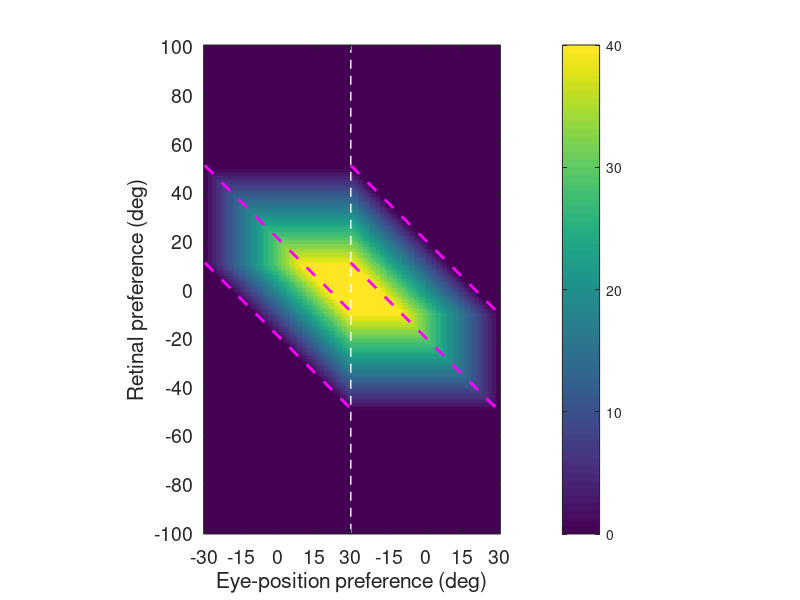

MATLAB code for this plot:
    
function overlapfigure_sigmodal_region()

    r_0 = 0.5;
    E = 60;
    R = 200;

    e_prefs = -E/2:1:E/2;
    r_prefs = R/2:-1:-R/2;
    [eye_prefs ret_prefs] = meshgrid(e_prefs,r_prefs);
  
    gain_magnitude = 0.0625;
    
    % Reference neuron
    ref_upper = 20;
    ref_lower = -20;
    
    ref_gain_sign = -1;
    ref_alpha = 0;
    ref_beta = 0; % -E/2, -E/4 , 0 ,  E/4,  E/2

    overlap_pos = getRange(1);
    overlap_neg = getRange(-1);
    overlap = [overlap_pos overlap_neg];

    % Figure
    figure;
    imagesc(overlap);
    hold on;
    colorbar;
    %caxis([0 60]);
    
    % add cell identifier
    x = 1 + E*(ref_gain_sign<0) + (E/2 + ref_beta);
    y = 1 + R/2 - ref_alpha;
    
    
    % positive gain
    plot([1 (E+1)],[(R/2 + (ref_upper-E/2))  (R/2 + (ref_upper+E/2))],'--m','LineWidth',2); % upper constraint
    plot([1 (E+1)],[(R/2 + (ref_lower-E/2))  (R/2 + (ref_lower+E/2))],'--m','LineWidth',2); % lower constraint
    
    % negative gain
    plot([(E+1) (2*E+1)],[(R/2 + (ref_upper-E/2))  (R/2 + (ref_upper+E/2))],'--m','LineWidth',2); % upper constraint
    plot([(E+1) (2*E+1)],[(R/2 + (ref_lower-E/2))  (R/2 + (ref_lower+E/2))],'--m','LineWidth',2); % lower constraint
    
    dim = fliplr(size(overlap));
    pbaspect([dim 1]);
    [height,width] = size(overlap);
    

        %% Make pretty 
        % Add marker line
        plot([width/2 width/2],[height 1],'--w','LineWidth',1);
        
        hYLabel = ylabel('Retinal preference (deg)'); % : \alpha_{i}
        hXLabel = xlabel('Eye-position preference (deg)'); % : \beta_{i}

        % Fix axes ticks
        wTicks = 1:(width/2);
        wdist = 15;
        wTicks = wTicks(1:wdist:end);
        wLabels = e_prefs(1:wdist:end);
        wCellLabels = cell(1,length(wLabels));
        for t=1:length(wLabels),
          wCellLabels{t} = num2str(wLabels(t));
        end
         
        % ticks and labels
        for t=2:length(wTicks),
          wCellLabels{length(wCellLabels)+1} = num2str(wLabels(t));
        end

        set(gca,'XTick',[wTicks (width/2 + wTicks(2:end))]);
        set(gca,'XTickLabel',wCellLabels);

        % Height
        hTicks = 1:height;
        hdist = 20;
        hTicks = hTicks(1:hdist:end);
        hLabels = r_prefs(1:hdist:end);
        hCellLabels = cell(1,length(hLabels));
        for l=1:length(hLabels),
          hCellLabels{l} = [num2str(hLabels(l)) ];
        end

        set(gca,'YTick',hTicks);
        set(gca,'YTickLabel',hCellLabels);

        % Change font size
        set([hYLabel hXLabel], 'FontSize', 16);
        set(gca, 'FontSize', 14);

    function overlap = getRange(gain_sign)

        if(gain_sign > 0),
            
            h_lower = ret_prefs - E/2;
            h_higher = ret_prefs + eye_prefs + (1/(2*gain_magnitude))*log((1/r_0) - 1);
        else

            h_lower = ret_prefs + eye_prefs + (1/(-2*gain_magnitude))*log((1/r_0) - 1);
            h_higher = ret_prefs + E/2;            
        end

        overlap = min(ref_upper,h_higher) - max(ref_lower,h_lower);         % Compute overlap
        overlap(overlap < 0) = 0;
    end

end

